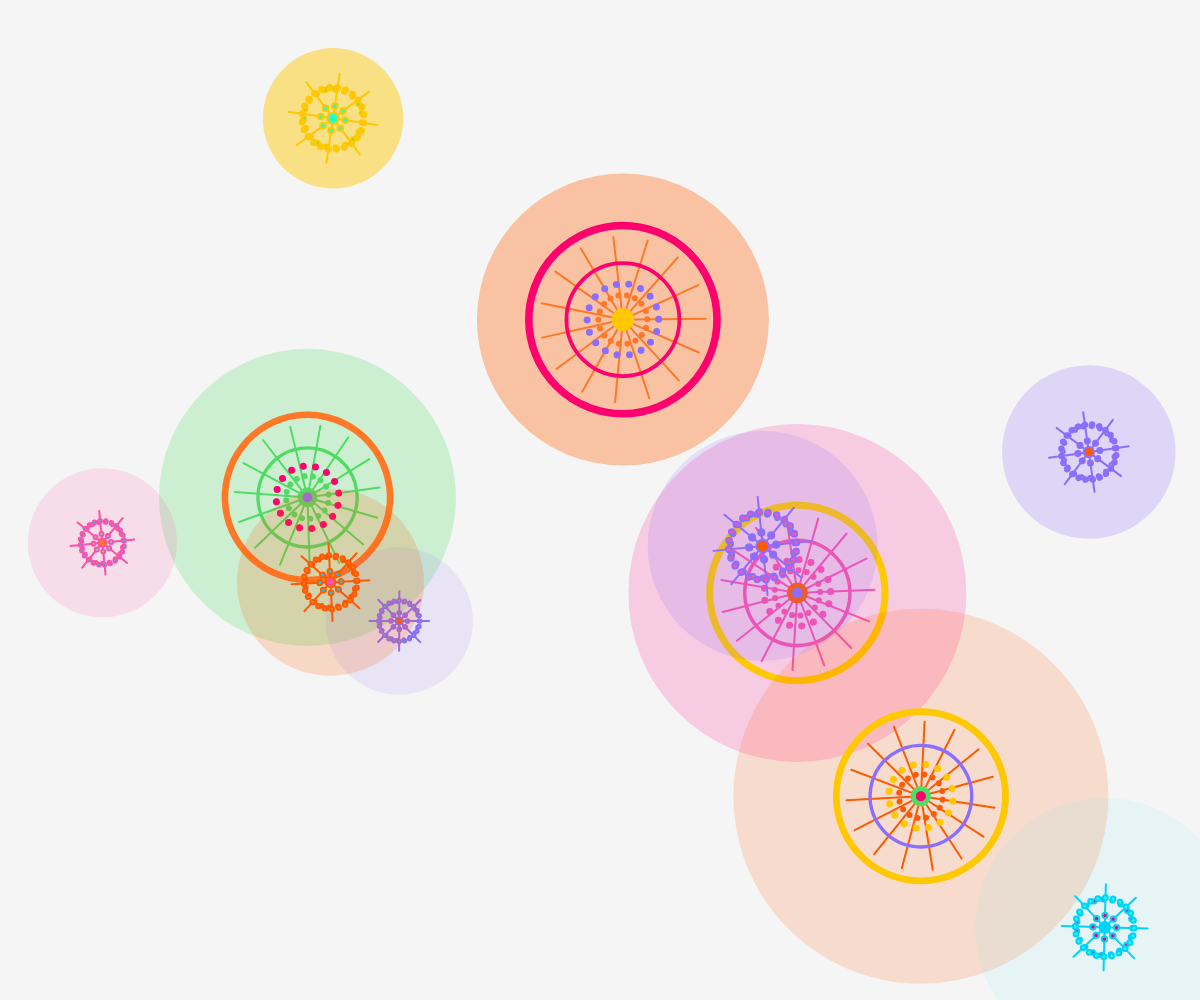
Frame 1 (no input)
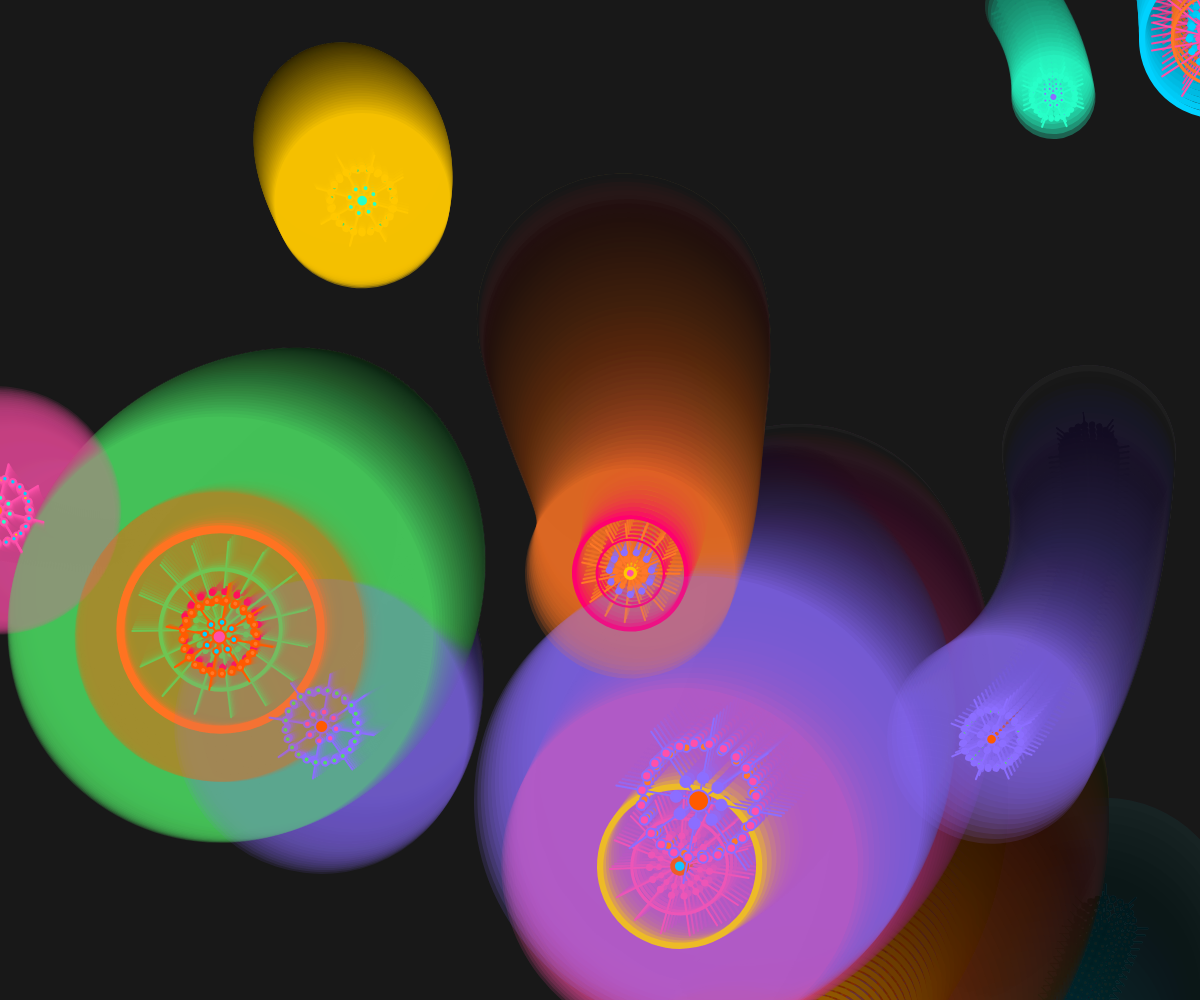
Frame 60 (no input)
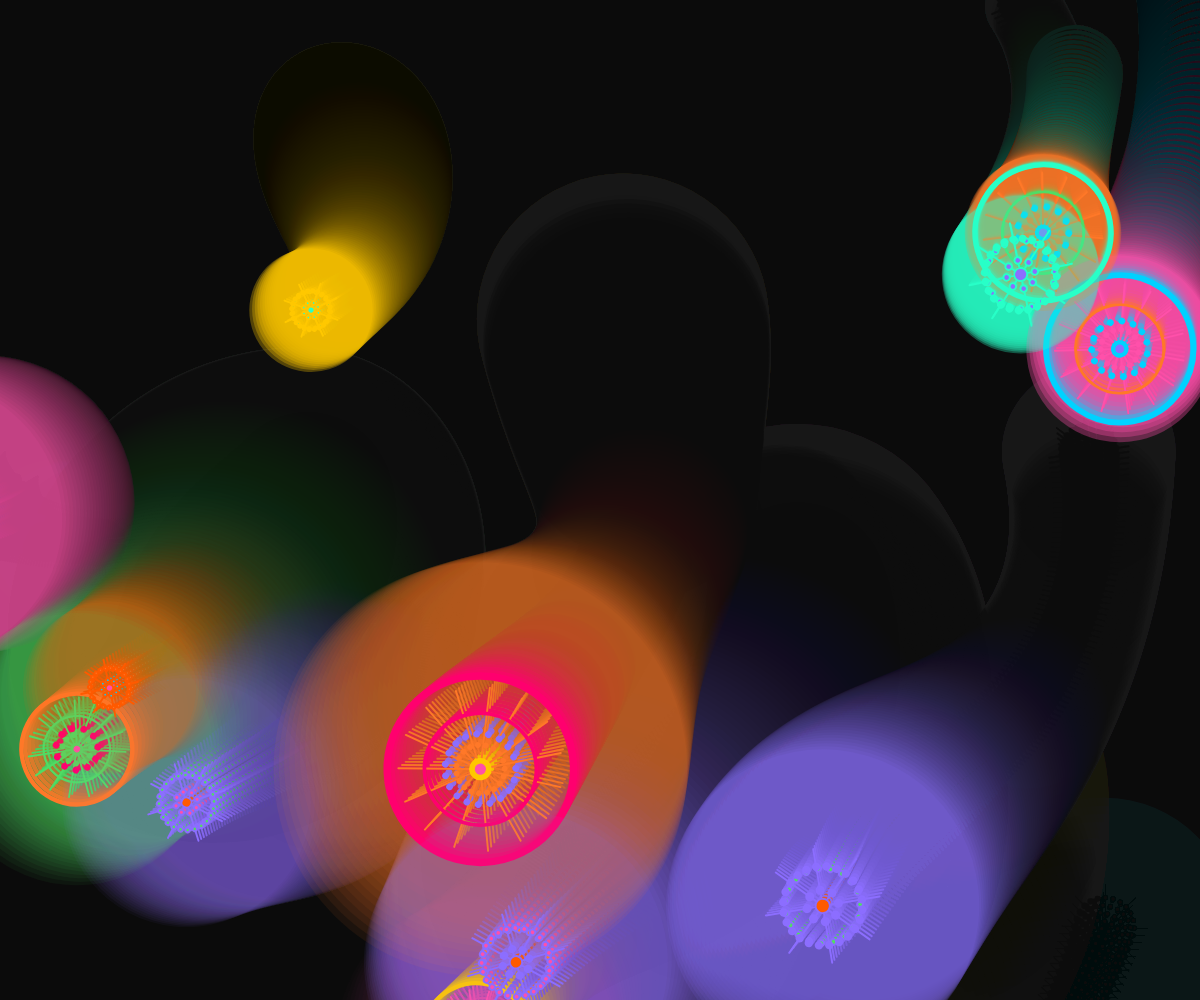
Frame 120 (the mouse pressed at the canvas centre since frame 60)

The p5.js sketch that drew these frames (run headless with seeded random() and noise() and a simulated clock; from frame 60 on, the mouse is pressed at the canvas centre):

// p5.js sketch
// ── sketch.js

let bg;                //Store the background color
let colorSet;          //Store all colors
let rings = [];       //Save the random parameters (position/radius/color matching) of each circle

function setup() {
  //Create a canvas as large as the current browser window
  createCanvas(windowWidth, windowHeight);

  colorSet = [
    color(10,13,24),     // bg
    color(255, 90, 0),   // hot orange
    color(255, 0, 110),  // magenta
    color(80, 220, 100), // mint
    color(255, 200, 0),  // yellow
    color(0, 210, 255),  // cyan
    color(140,110,255),  // violet
    color(255, 80,170),  // pink
    color(255,120, 40),  // orange2
    color(40, 255,200)   // aqua
  ];
  bg = colorSet[0];
  
  generateLayout(); 
}

function draw() {
  // Change: Set the background with an alpha value of 10 to have a visible trail
  background(0, 10);
  push();

  //===== New: This part is to add canvas effect =====
  translate(width/2, height/2);  //New: Move the original position to the centre of the canvas
   
   // New: Let the canvas harmonic rotate over time
   // Reference:https://editor.p5js.org/ks1439/sketches/jiL7AeR0T
   // Reference:https://p5js.org/reference/p5/sin/
   let harmonicRate1 = frameCount/550 * TWO_PI;
   let angle1 = sin(harmonicRate1) * 0.5;  //0.5 controls rotate angle
   rotate(angle1);

   // New: Zoom canvas to create a jumping effect
   let rate = frameCount/200 * TWO_PI;
   let s = 1 + 0.05 * sin(rate * 1.5);  //0.05 controls the zoom range; 1.5 controls the zoom speed
   scale(s);
   
   // New: Move the position back
   translate(-width/2, -height/2);

   let i = 0;

  for (let ring of rings){
    // Fall progress t (0-1) : Used to control the scaling and fading of halos
    // The circular figure starts from the top of the canvas and approaches 1 after passing through it
    const t = constrain((ring.y + ring.r) / (height + ring.r * 2), 0, 1);
    //constrain() It is used to limit the calculated progress value within the range of 0 to 1 to avoid exceeding the interval.
    // reference：https://p5js.org/reference/#/p5/constrain

    //===== New: This part is to make the circle effect with time respectively =====
    let time = millis() * 0.001;  // This function is to get the current time with second. // Reference:https://p5js.org/reference/p5/millis/
    let sway = sin(time * 2 + ring.x * 0.05) * 1.2;  //2 controls frequency; 0.05 makes each circle out of sync; 1.2 controls the sway range
    ring.x += sway;

    // New: Add size pulse effect
    let pulseRate = frameCount/160 * TWO_PI;
    let pulse = 1 + 0.3 * sin(pulseRate + i * 0.6);  // Use i to make circles pulse respectively //0.3 controls how much bigger; 0.6 makes animation out of sync
    let currentR = ring.r * pulse;

    // New: Make transparency change over time
    let alphaRate = frameCount/315 * TWO_PI;
    let alphaPulse = map(
      sin(alphaRate + i * 0.6),
      -1, 1, 80, 170
    );

    //===== Change: Add currentR and alphaPulse to draw function so that the circle can be drawn with updated size and transparency =====
    // Draw halos 
    drawAura(ring, t, currentR, alphaPulse);

    //New: Make the circle sway itself
    push();
    translate(ring.x, ring.y);
    rotate(sin( time * 3 + ring.y * 0.01) * 0.15);

    //The circular figure maintains a fixed size (does not scale with t)
      if (ring.style === 'dots') {
      drawDotMandala(ring, currentR,alphaPulse);
    } else {
      drawCircle(ring, currentR, alphaPulse);
    }
    pop();  //New: Referesh
    i++;

    // Update the falling position
    fallAndReset(ring);     
  }
  pop();  //New: Refresh canvas state
}

//The halo amplifies and fades out as it falls
function drawAura(ring, t, currentR, alphaPulse) {
  if (t <= 0) return;

  // Select a color from the palette
  const c = ring.palette[1];

  // Change: which is to make alpha change over time
  const alpha = alphaPulse * (1 - t);

  // Change: which is to make the aura bigger as the circle falls
  const rr = currentR * (1 + 1.6 * t);

  noStroke();
  fill(red(c), green(c), blue(c), alpha);  //This function refers to p5.js website.
  circle(ring.x, ring.y, rr * 2);
}

//Control the drop and reset of the circular graphic
function fallAndReset(ring){
  ring.y += ring.vy;  // Update the position through speed

  if (ring.y > height + ring.r){ //When the circle extends beyond the canvas
    ring.y =- ring.r;  //Let the small ball keep falling
    ring.x = random(ring.r, width-ring.r); //Random x position
    ring.vy = random(1,3);  //New falling velocity
    
    //random color
    ring.palette = [
      random(colorSet.slice(1)),//Slice is to remove the background color and leave the rest
      random(colorSet.slice(1)),//Reference: https://developer.mozilla.org/en-US/docs/Web/JavaScript/Reference/Global_Objects/Array/slice
      random(colorSet.slice(1)),
      random(colorSet.slice(1)),
      random(colorSet.slice(1)),
    ];
  }
}


// ===== generate the data of the circle (position/radius/color scheme) =====
function generateLayout(){
  rings = [];
  const S = min(width, height);

  // The quantity of the two types of circles
  const N_SPOKES = 5;
  const N_DOTS   = 7;

  // The size range of the two types of circles
  const Rmin_spokes = S * 0.06;
  const Rmax_spokes = S * 0.09;
  const Rmin_dots   = S * 0.05;
  const Rmax_dots   = S * 0.08;

  const pool = colorSet.slice(1);  // Color library (excluding background)

  // 1.Spokes type: 
  // It has spokes, an outer ring and a dot matrix ring, with a double-layer dot ending at the center.
  for (let i = 0; i < N_SPOKES; i++){
    let r = random(Rmin_spokes, Rmax_spokes);
    let x = random(r + 20, width  - r - 20);
    let y = random(- height, height);
    let vy = random(3.8, 4.5); //falling velocity
    let palette = [
      random(pool),
      random(pool),
      random(pool),
      random(pool),
      random(pool)
    ];
     rings.push({ x, y, r, palette, style: 'spokes', vy });
  }

  // Dots type: A circle composed of concentric dot matrix rings and radiating rays.
  for (let i = 0; i < N_DOTS; i++){
    let r = random(Rmin_dots, Rmax_dots);
    let x = random(r + 20, width  - r - 20);
    let y = random(r + 20, height - r - 20);
    let vy = random(2.5, 3.5);
    let palette = [
      random(pool),
      random(pool),
      random(pool),
      random(pool),
      random(pool)
    ];
    rings.push({ x, y, r, palette, style: 'dots', vy });
  }
}

// ===== Change in window size=====
function windowResized(){
  resizeCanvas(windowWidth, windowHeight);
  generateLayout();
}

// ===== Change: To update the size and transparency over time with currentR and alphaPulse in the following part =====
// Specific change: Add currenR and alphaPulse to the circle, remove the ring.x and ring.y, change ring.r into currentR
// ===== draw a Spokes type circle (outer ring/spoke/middle ring/lattice/center cap) =====
function drawCircle(ring, currentR, alphaPulse){
  // outer ring
  strokeWeight(max(2, currentR * 0.08));
  stroke(ring.palette[0], alphaPulse);
  noFill();
  circle(0, 0, currentR * 2);  

  // spoke
  let nSpokes = 15;  //Number of lines
  strokeWeight(2);
  stroke(ring.palette[1], alphaPulse);

  for (let i = 0; i < nSpokes; i++){
    let ang = i * TWO_PI / nSpokes; 
    let x1 = currentR * 0.12 * cos(ang);
    let y1 = currentR * 0.12 * sin(ang);
    let x2 = currentR * 0.88 * cos(ang);
    let y2 = currentR * 0.88 * sin(ang);
    line(x1, y1, x2, y2);
  }

    // middle ring
  strokeWeight(max(2, currentR * 0.04));
  stroke(ring.palette[2], alphaPulse);
  noFill();
  circle(0, 0, currentR * 1.2);


  // lattice
  // lattice A（outer ring）
  noStroke();
  fill(ring.palette[3], alphaPulse);       // The original color
  let dotsA = max(7, int(currentR / 5));  
  let rA = currentR * 0.38;

  for (let i = 0; i < dotsA; i++){
    let a = i * TWO_PI / dotsA;
    let x = rA * cos(a);
    let y = rA * sin(a);
    circle(x, y, 7);           // fixed size
  }


  // lattice B（inter ring）
  noStroke();
  fill(ring.palette[1], alphaPulse);       // Use the spoke color to create a sense of layering
  let dotsB = max(3, int(currentR / 5));
  let rB = currentR * 0.26;      // The radius is significantly larger than the inner circle

  for (let i = 0; i < dotsB; i++){
    let a = i * TWO_PI / dotsB; 
    let x = rB * cos(a);
    let y = rB * sin(a);
    circle(x, y, 6);           
  }


  // center cap
  noStroke();
  fill(ring.palette[4], alphaPulse);
  circle(0, 0, currentR * 0.24);
  fill(random(colorSet));
  circle(0, 0, currentR * 0.12);
}

// ===== draw a Dots type circle (outer ring/spoke/middle ring/lattice/center cap) =====
function drawDotMandala(ring, currentR, alphaPulse){

    // spoke
  let nSpokes = 8;  //Number of lines
  strokeWeight(2);
  stroke(ring.palette[1], alphaPulse);

  for (let i = 0; i < nSpokes; i++){
    let ang = i * TWO_PI / nSpokes; 
    let x1 = currentR * 0.12 * cos(ang);
    let y1 = currentR * 0.12 * sin(ang);
    let x2 = currentR * 0.80 * cos(ang);
    let y2 = currentR * 0.80 * sin(ang);
    line(x1, y1, x2, y2);
  }


  // ---- inter ring ----
  let n1 = 8;                      // The number of inner circle points
  let r1 = currentR * 0.22;          // Inner circle radius
  let s1 = currentR * 0.10;          // The size of the inner circle point
  fill(ring.palette[2], alphaPulse);

  for (let i = 0; i < n1; i++){
    let a = i * TWO_PI / n1;
    let x = r1 * cos(a);
    let y = r1 * sin(a);
    circle(x, y, s1);
  }

  //---- middle ring ----
  let n2 = 19;
  let r2 = currentR * 0.52;
  let s2 = currentR * 0.08;
  fill(ring.palette[3], alphaPulse);

  for (let i = 0; i < n2; i++){
    let a = i * TWO_PI / n2;
    let x = r2 * cos(a);
    let y = r2 * sin(a);
    circle(x, y, s2);
  }

  // ---- outer ring ----
  let n3 = 24;
  let r3 = currentR * 0.55;
  let s3 = currentR * 0.09;
  fill(ring.palette[4], alphaPulse);

  for (let i = 0; i < n3; i++){
    let a = i * TWO_PI / n3;
    let x = r3 * cos(a);
    let y = r3 * sin(a);
    circle(x, y, s3);
  }

  // small circle in the center
  fill(ring.palette[0], alphaPulse);
  circle(0, 0, currentR * 0.20);
}
